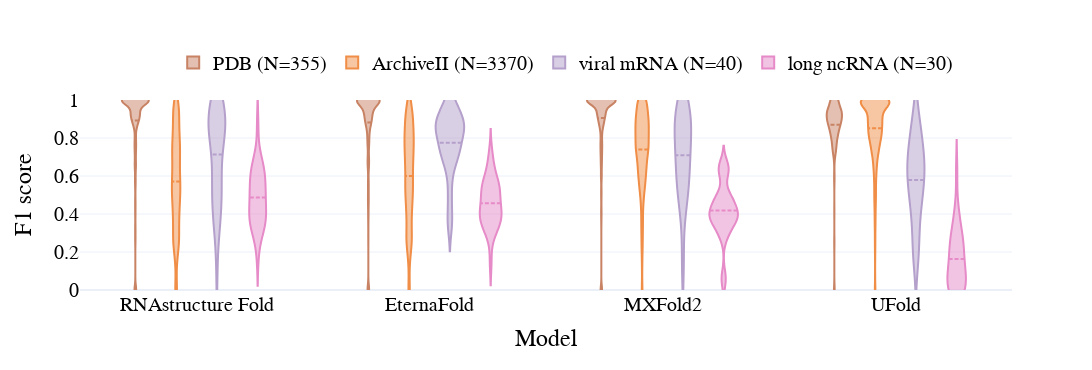

Notebook source saved alongside this figure:
### Code cell
# Creat a box plot with plotly
import plotly.graph_objects as go
from plotly.subplots import make_subplots
import plotly.express as px
fig = make_subplots(rows=1, cols=1, shared_xaxes=True)

colors = {'PDB': 'rgb(200, 130, 100)', 
          'ArchiveII': 'rgb(240, 141, 70)',
          'viral mRNA': 'rgb(180, 160, 203)', 
          'long ncRNA': 'rgb(230, 138, 200)', 
          }
for i, dataset in enumerate(results['dataset'].unique()):
    results_dataset = results[results['dataset']==dataset]
    fig.add_trace(go.Violin(x=results_dataset['model'], y=results_dataset['F1'], 
                            name=f'{dataset} (N={len(results_dataset[results_dataset["model"]=="RNAstructure Fold"])})', marker_color=colors[dataset], 
                             meanline_visible=True, points=False))
    
fig.update_layout(
                    # title='F1 score distribution for each model and dataset', 
                  yaxis_title='F1 score', xaxis_title='Model',
                  violinmode='group', yaxis_range=[0, 1],
                  width=1200, height=370,
                  template='plotly_white', font_size=20, font_color='black', font_family='times new roman' )
fig.update_layout(legend_orientation="h", legend=dict(x=0.1, y=1.3))

fig.update_xaxes(categoryorder='array', categoryarray= models)
fig.show()

### Figure 1 — Plotly figure (JSON) as saved in the notebook; plotly's stock layout.template omitted (floating-point values rounded to 4 significant figures; data arrays with more than 128 entries replaced by an {"elided": "..."} marker saying what was removed)
{"data": [{"marker": {"color": "rgb(200, 130, 100)"}, "meanline": {"visible": true}, "name": "PDB (N=355)", "points": false, "type": "violin", "x": {"elided": "1410 str values"}, "y": {"elided": "1410 float values"}}, {"marker": {"color": "rgb(240, 141, 70)"}, "meanline": {"visible": true}, "name": "ArchiveII (N=3370)", "points": false, "type": "violin", "x": {"elided": "13479 str values"}, "y": {"elided": "13479 float values"}}, {"marker": {"color": "rgb(180, 160, 203)"}, "meanline": {"visible": true}, "name": "viral mRNA (N=40)", "points": false, "type": "violin", "x": {"elided": "160 str values"}, "y": {"elided": "160 float values"}}, {"marker": {"color": "rgb(230, 138, 200)"}, "meanline": {"visible": true}, "name": "long ncRNA (N=30)", "points": false, "type": "violin", "x": ["RNAstructure Fold", "RNAstructure Fold", "RNAstructure Fold", "RNAstructure Fold", "RNAstructure Fold", "RNAstructure Fold", "RNAstructure Fold", "RNAstructure Fold", "RNAstructure Fold", "RNAstructure Fold", "RNAstructure Fold", "RNAstructure Fold", "RNAstructure Fold", "RNAstructure Fold", "RNAstructure Fold", "RNAstructure Fold", "RNAstructure Fold", "RNAstructure Fold", "RNAstructure Fold", "RNAstructure Fold", "RNAstructure Fold", "RNAstructure Fold", "RNAstructure Fold", "RNAstructure Fold", "RNAstructure Fold", "RNAstructure Fold", "RNAstructure Fold", "RNAstructure Fold", "RNAstructure Fold", "RNAstructure Fold", "MXFold2", "MXFold2", "MXFold2", "MXFold2", "MXFold2", "MXFold2", "MXFold2", "MXFold2", "MXFold2", "MXFold2", "MXFold2", "MXFold2", "MXFold2", "MXFold2", "MXFold2", "MXFold2", "MXFold2", "MXFold2", "MXFold2", "MXFold2", "MXFold2", "MXFold2", "MXFold2", "MXFold2", "MXFold2", "MXFold2", "MXFold2", "MXFold2", "MXFold2", "MXFold2", "UFold", "UFold", "UFold", "UFold", "UFold", "UFold", "UFold", "UFold", "UFold", "UFold", "UFold", "UFold", "UFold", "UFold", "UFold", "UFold", "UFold", "UFold", "UFold", "UFold", "UFold", "UFold", "UFold", "UFold", "UFold", "UFold", "UFold", "UFold", "UFold", "UFold", "EternaFold", "EternaFold", "EternaFold", "EternaFold", "EternaFold", "EternaFold", "EternaFold", "EternaFold", "EternaFold", "EternaFold", "EternaFold", "EternaFold", "EternaFold", "EternaFold", "EternaFold", "EternaFold", "EternaFold", "EternaFold", "EternaFold", "EternaFold", "EternaFold", "EternaFold", "EternaFold", "EternaFold", "EternaFold", "EternaFold", "EternaFold", "EternaFold", "EternaFold", "EternaFold"], "y": [0.3694, 0.3409, 0.3041, 0.6043, 0.3195, 0.3264, 0.3863, 0.632, 0.6442, 0.4847, 0.6317, 0.6266, 0.5447, 0.364, 0.4913, 0.5168, 0.3606, 0.18, 0.6917, 0.5464, 0.5063, 0.3935, 0.4966, 0.3845, 0.6459, 0.6199, 0.5097, 0.3994, 0.4253, 0.8687, 0.05556, 0.06173, 0.3885, 0.6641, 0.3907, 0.3897, 0.4103, 0.6393, 0.6446, 0.4733, 0.3619, 0.3983, 0.3161, 0.395, 0.3257, 0.5223, 0.4817, 0.2881, 0.457, 0.6103, 0.3791, 0.4922, 0.3761, 0.2907, 0.4591, 0.6288, 0.4587, 0.4408, 0.3994, 0.3585, 0.2933, 0.2602, 0.03698, 0.1048, 0.625, 0.02469, 0.1575, 0.2222, 0.1415, 0.03698, 0.03698, 0.1444, 0.4103, 0.1949, 0.2158, 0.03241, 0.3514, 0.1026, 0.2743, 0.02957, 0.4025, 0.002683, 0, 0.03241, 0.03241, 0.2633, 0.2729, 0.1825, 0.002683, 0.002683, 0.3926, 0.3953, 0.4354, 0.6692, 0.3933, 0.4064, 0.3709, 0.5375, 0.5468, 0.5124, 0.3832, 0.4885, 0.3457, 0.3049, 0.5371, 0.469, 0.5634, 0.3313, 0.5554, 0.6106, 0.3214, 0.3111, 0.4091, 0.1484, 0.5377, 0.724, 0.5181, 0.4043, 0.6308, 0.4437]}], "layout": {"font": {"color": "black", "family": "times new roman", "size": 20}, "height": 370, "legend": {"orientation": "h", "x": 0.1, "y": 1.3}, "violinmode": "group", "width": 1200, "xaxis": {"anchor": "y", "categoryarray": ["RNAstructure Fold", "EternaFold", "MXFold2", "UFold"], "categoryorder": "array", "domain": [0, 1], "title": {"text": "Model"}}, "yaxis": {"anchor": "x", "domain": [0, 1], "range": [0, 1], "title": {"text": "F1 score"}}}}
